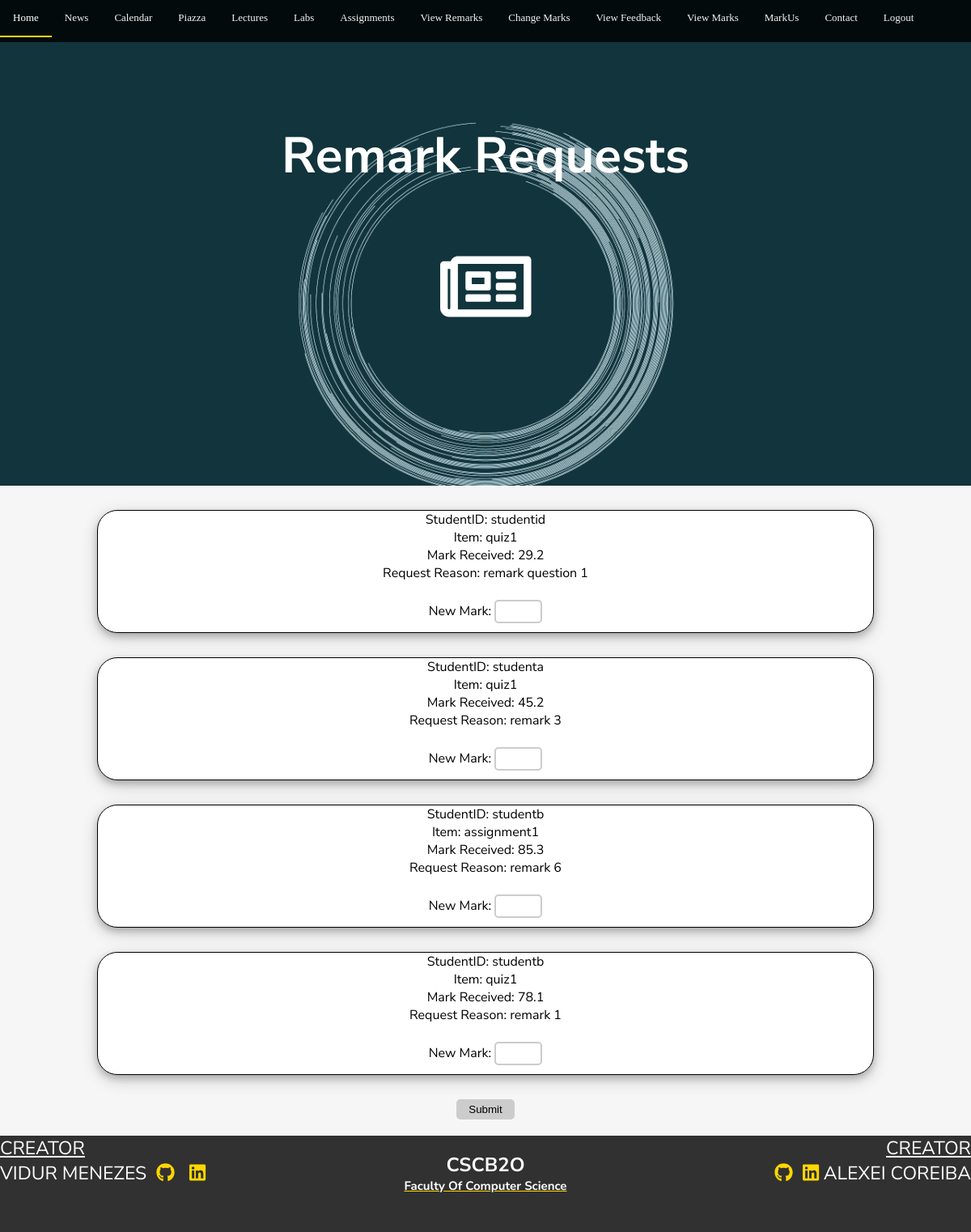
/Assignment3/htdocs/viewremarks.php (signed in), run on the app's committed database.
### tables this page shows
CREATE TABLE `remarks` (
  `requestid` int(11) NOT NULL AUTO_INCREMENT,
  `requeststatus` tinyint(4) DEFAULT '1',
  `remarkitem` varchar(255) NOT NULL,
  `remarkreason` varchar(255) NOT NULL,
  `studentid` varchar(45) NOT NULL,
  PRIMARY KEY (`requestid`),
  UNIQUE KEY `requestid_UNIQUE` (`requestid`)
);

CREATE TABLE `marks` (
  `utorid` varchar(45) NOT NULL,
  `quiz1` decimal(10,1) DEFAULT NULL,
  `quiz2` decimal(10,1) DEFAULT NULL,
  `assignment1` decimal(10,1) DEFAULT NULL,
  `assignment2` decimal(10,1) DEFAULT NULL,
  `lab1` decimal(10,1) DEFAULT NULL,
  `lab2` decimal(10,1) DEFAULT NULL,
  `Midterm` decimal(10,1) DEFAULT NULL,
  `FinalExam` decimal(10,1) DEFAULT NULL,
  PRIMARY KEY (`utorid`),
  UNIQUE KEY `utorid_UNIQUE` (`utorid`)
);

### Assignment3/htdocs/viewremarks.php (the view, shortened to what this page needs)
<!DOCTYPE html>
<html>
<head>
  <link rel="stylesheet" type="text/css" href="viewremarks.css">
</head>
<body>
  <?php
  include('navbar.php');
  $info = $request = $studentarr = $itemarr = $newMark = $markErr = $unique = array();
  $sql = "SELECT requestid, remarkitem, remarkreason, studentid FROM remarks WHERE requeststatus=1";
  $result = $db->query($sql);
  if ($result->num_rows > 0) {
    while ($row = $result->fetch_assoc()) {
      $item = $row['remarkitem'];
      $studentid = $row['studentid'];
      $unique[] = $studentid.$item;
      $sql = "SELECT $item FROM marks WHERE utorid='$studentid'";
      $mark = $db->query($sql)->fetch_assoc()[$item];
      $info[] = "StudentID: ".$studentid."<br>Item: ".$item;
      $request[] = "Mark Received: ".$mark."<br>Request Reason: ".$row['remarkreason'];
    }
  }
  ?>
  <div id="background">
    <div id="CourseTitle">
      <div class="myBounceDiv">
        <h1>Remark Requests</h1>
        <br>
        <i class="far fa-newspaper fa-5x"></i>
      </div>
    </div>
  </div>
  <?php
  if (sizeof($unique) == 0) {
    echo "<h3 style=\"text-align: center;\"> No Remark Requests At This Time</h3>";
  } else {
    ?>
    <form method="post" action="">
      <?php
      for ($i = 0; $i < sizeof($unique); $i++) {
        echo "<div class=\"mainsection\">";
        $fullrequest = $info[$i]."<br>".$request[$i];
        echo $fullrequest;
        echo "<br>";
        echo "<br>";
        echo "New Mark: ";
        echo "<input type=\"text\" name=\"$unique[$i]\" class=\"marks\">";
        echo "<span class=\"error\">".$markErr[$i]."</span><br>";
        echo "</div>";
      }
      ?>
      <div class="submitbutton">
        <input id="submit" type="submit" name="submit" value="Submit">
      </div>
    </form>
    <?php
  }
  ?>
  <?php
  include('footer.php');
  ?>
</body>
</html>

### Assignment3/htdocs/navbar.php (shortened to what this page needs)
<!DOCTYPE html>
<html>
<head>
<link rel="stylesheet" type="text/css" href="navbar.css">
</head>
<body>
  <div class="topnav" id="myTopnav">
    <a href="index.php">Home</a>
    <a href="news.php">News</a>
    <a href="calendar.php">Calendar</a>
    <a href="https://piazza.com/class/jcpjjp5l4bywd">Piazza</a>
    <a href="lectures.php">Lectures</a>
    <a href="labs.php">Labs</a>
    <a href="assignment.php">Assignments</a>
    <?php
      if ($_SESSION['usertype'] == "students") {
      echo "<a href=\"viewmarks.php\">View Marks</a>";
      echo "<a href=\"sendfeedback.php\">Send Feedback</a>";
      } else {
        echo "<a href=\"viewremarks.php\">View Remarks</a>";
        echo "<a href=\"changemarks.php\">Change Marks</a>";
        if ($_SESSION['usertype'] == "instructors") {
          echo "<a href=\"viewfeedback.php\">View Feedback</a>";
          echo "<a href=\"viewallmarks.php\">View Marks</a>";
        }
      }
  ?>
  <a href="https://markus.utsc.utoronto.ca/cscb20w18/?locale=en">MarkUs</a>
  <a href="contact.php">Contact</a>
  <a href="logout.php">Logout</a>
</div>
</body>
</html>

### Assignment3/htdocs/footer.php (shortened to what this page needs)
<!DOCTYPE html>
<html>
<head>
  <link rel="stylesheet" type="text/css" href="footer.css">
</head>
<div class="footer">
 <footer>
   <p1><u>CREATOR</u><br>VIDUR MENEZES  &nbsp;<a class="gold" href="https://github.com/vidurmenezes"><i class="fab fa-github"></i></a>
     <a class="gold" href="https://www.linkedin.com/in/vidur-menezes-41076397/"><i  class="fab fa-linkedin"></i></a>
   </p1>
   <h2>CSCB2O <br><a class="gold" href="http://web.cs.toronto.edu/people/faculty.htm"><p> Faculty Of Computer Science</p></a>
   </h2>
   <p2><u>CREATOR</u><br><a class="gold" href="https://github.com/alexeicoreiba"><i class="fab fa-github"></i></a> &nbsp;<a class="gold" href="https://www.linkedin.com/in/alexei-coreiba-12621b140/"><i class="fab fa-linkedin"></i></a>&nbsp;ALEXEI COREIBA</p2>
 </footer>
</div>
</html>

### Assignment3/htdocs/viewremarks.css (style rules this page uses)
#background { background-image: url(./img/background6.jpg); overflow: auto; height: 600px; -webkit-background-size: cover; -moz-background-size: cover; -o-background-size: cover; background-size: cover; }
#CourseTitle { color: white; font-size: 20px; background-color: transparent; text-align: center; width: 100%; margin-top: 150px; }
.mainsection { text-align: center; color: black; margin: 30px; height: 150px; margin-left: 10%; margin-right: 10%; border: 1px solid black; box-shadow: 0 4px 8px 0 rgba(0, 0, 0, 0.2), 0 6px 20px 0 rgba(0, 0, 0, 0.19); background-color: white; border-radius: 25px; }
.marks { width:45px; }
input[type=text] { padding:5px; border:2px solid #ccc; -webkit-border-radius: 5px; border-radius: 5px; }
input[type=submit] { padding:5px 15px; background:#ccc; border:0 none; cursor:pointer; -webkit-border-radius: 5px; border-radius: 5px; }
.submitbutton { text-align: center; }

### Assignment3/htdocs/navbar.css (style rules this page uses)
.myBounceDiv { -moz-animation:bounce .60s linear ; -webkit-animation:bounce .60s linear ; }
.topnav { overflow: hidden; background: #000000cc; width: 100%; top: 0px; position: fixed; text-align: center; z-index: 10; }
.topnav a { color: #f2f2f2; text-align: center; padding: 14px 16px; text-decoration: none; font-size: 13px; float: left; font-family:Verdana; }

### Assignment3/htdocs/footer.css (style rules this page uses)
body { margin: 0; font-family: 'Nunito Sans', sans-serif; background-color: #F6F6F6; min-height: 100%; }
h2 { color: #000000b5; }
.gold { color: gold; }
h1 { font-family: 'Nunito Sans', sans-serif; font-size: 62px; }
footer { background-color:#000000cc; color: white; width: 100%; height: 119px; margin-top: 20px; bottom: 0px; text-align: center; }
.footer h2 { float: left; width:33.33333%; text-align:center; color: white; font-family: 'Nunito Sans', sans-serif; }
.footer p { float: center; padding: -10px; text-align:center; color: white; font-size: 15px; margin-top: 0px; font-family: 'Nunito Sans', sans-serif; }
.footer p1 { width:33.33333%; float: left; font-size: 23px; color: white; font-family: 'Nunito Sans', sans-serif; text-align: left; }
.footer p2 { width:33.33333%; float: left; font-size: 23px; color: white; font-family: 'Nunito Sans', sans-serif; text-align: right; }

### data on the page
remarks: studentid "studentid", remarkitem "quiz1", mark "29.2", remarkreason "remark question 1"
remarks: studentid "studenta", remarkitem "quiz1", mark "45.2", remarkreason "remark 3"
remarks: studentid "studentb", remarkitem "assignment1", mark "85.3", remarkreason "remark 6"
remarks: studentid "studentb", remarkitem "quiz1", mark "78.1", remarkreason "remark 1"
